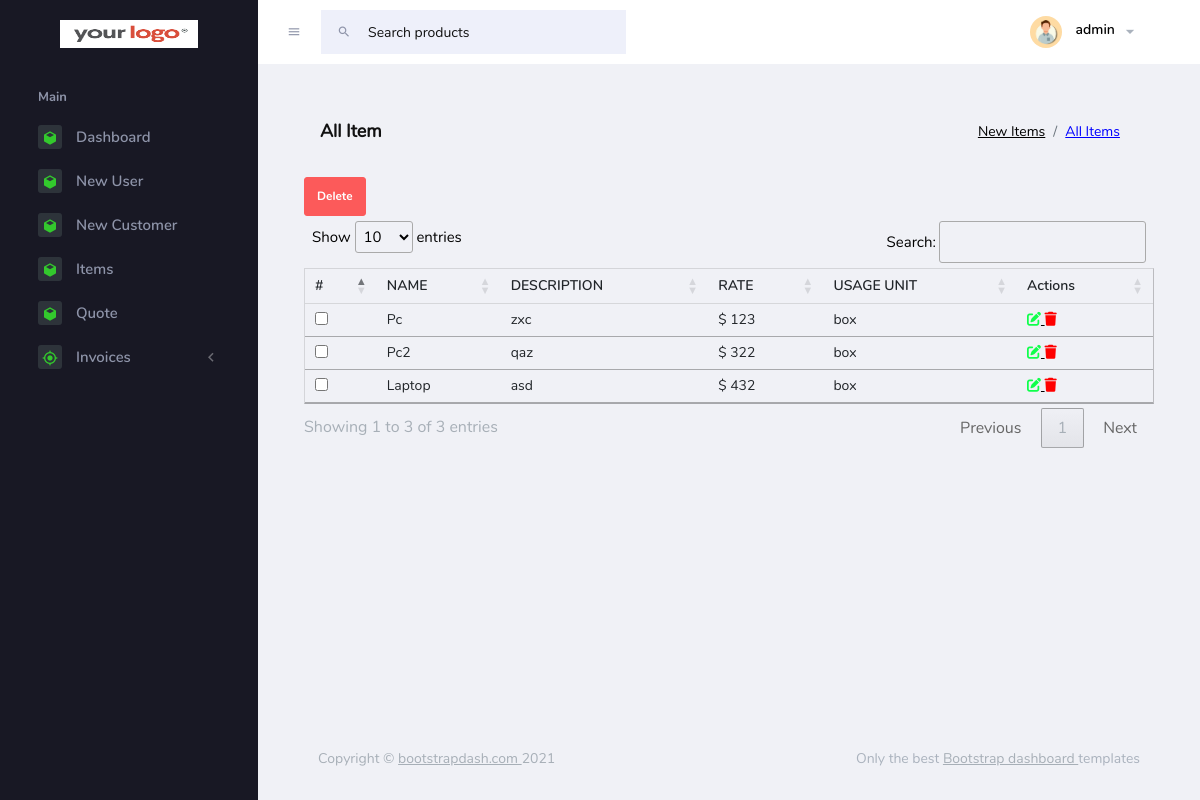
The app's page /pages/items/allitem.php (signed in) with its own data.
### tables this page shows
CREATE TABLE IF NOT EXISTS `dashboard2_items` (
  `itemId` int NOT NULL AUTO_INCREMENT,
  `user_id` int DEFAULT NULL,
  `type` varchar(255) NOT NULL,
  `name` varchar(255) NOT NULL,
  `unit` varchar(255) NOT NULL,
  `sellingPrice` varchar(255) NOT NULL,
  `description` varchar(255) NOT NULL,
  `qty` int NOT NULL,
  `amount` int NOT NULL,
  `creation_date` timestamp NOT NULL DEFAULT CURRENT_TIMESTAMP,
  `modification_date` timestamp NOT NULL DEFAULT CURRENT_TIMESTAMP,
  PRIMARY KEY (`itemId`)
);

### pages/database/items/allitem.php (the view)
<?php
include(dirname(__FILE__)."/../dbconnect.php");
$sql2 = "select * from dashboard2_items";
$result = mysqli_query($conn,$sql2);
while ($row = $result->fetch_assoc()) {
    echo "
            <tr>
                <td><input type='checkbox' name='mdeleteIditem[]' value='" .  $row["itemId"] . "'></td>
                <td>" . ucfirst($row["name"]) . "</td>
                <td>" . $row["description"] . "</td>
                <td> $ " . $row["sellingPrice"] . "</td>
                <td>" . $row["unit"] . "</td>
                <td>
                <a href='#'>
                    <i id='".$row["itemId"]."' class='fa-solid fa-pen-to-square itemsedit' style='color: #0fff4b;'></i>
                </a>
                <a href='#'>
                <i id='".$row["itemId"]."'class='fa-solid fa-trash itemsdeletes' style='color: #ff0000;'></i>
                </a>
                </td>
            </tr>
                ";
}
?>

### assets/css/style2.css (style rules this page uses)
a { color: black; }

### assets/css/custom_style.css (style rules this page uses)
:root { --dark-bg-color: #434343; --dark-text-color: #fff; }
input { padding: 10px !important; }
html, body { margin: 0; padding: 0; height: 100%; width: 100%; }

### records on screen
dashboard2_items: name "Pc", description "zxc", sellingPrice "123", unit "box"
dashboard2_items: name "Pc2", description "qaz", sellingPrice "322", unit "box"
dashboard2_items: name "Laptop", description "asd", sellingPrice "432", unit "box"

### other values on screen
$_SESSION['username'] "admin"
